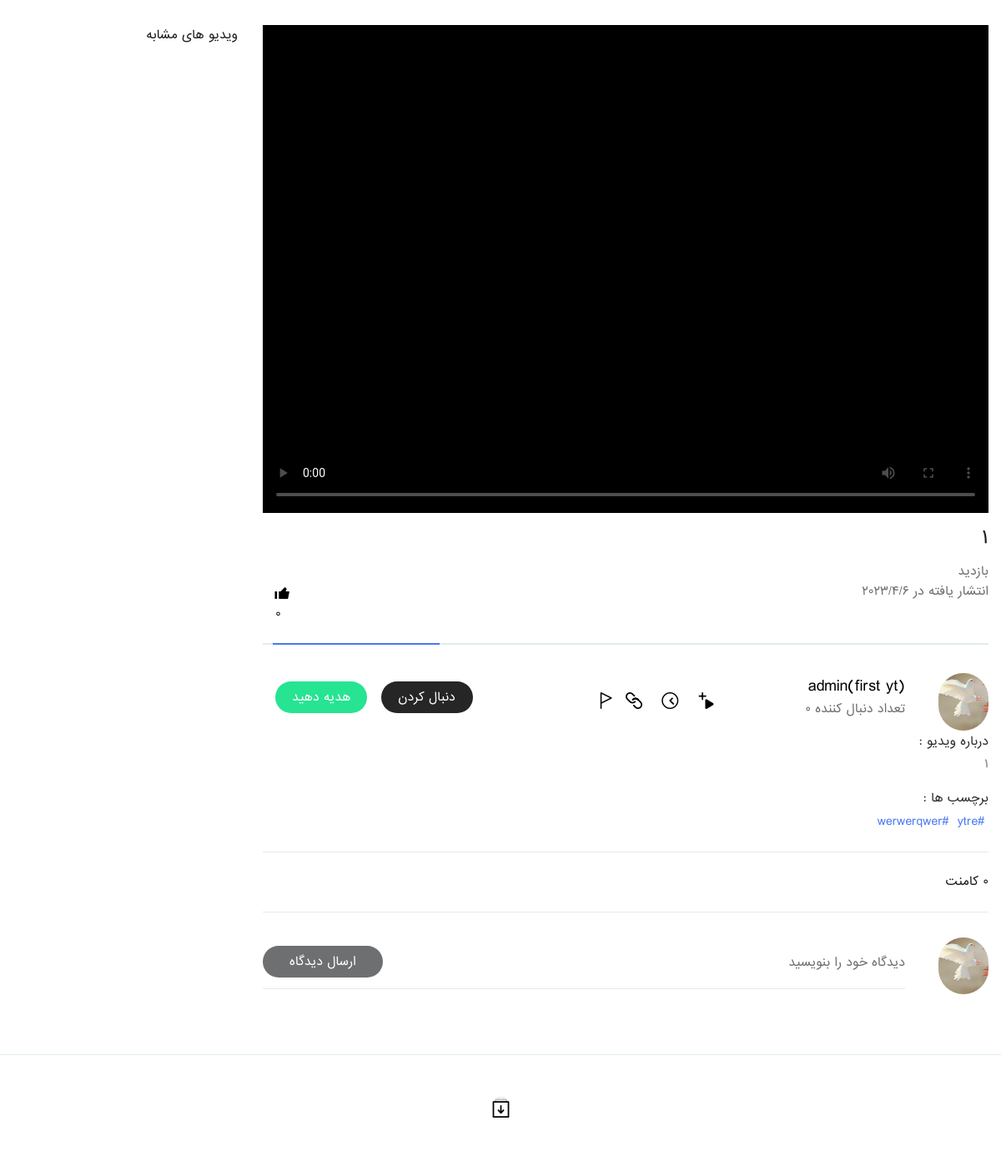
Screenshot of /video_detail/2/ (signed in) with the database file from the repository.
### youtube/models.py (models this page shows, shortened)
class Video(models.Model,HitCountMixin):
    youtuber = models.ForeignKey('account.Profile',on_delete=models.CASCADE)
    title = models.CharField(max_length=255)
    description = RichTextUploadingField()
    category = models.ForeignKey('Category',on_delete=models.PROTECT,null=True)
    video = models.FileField()
    video_time = models.CharField(max_length=15,null=True,blank=True)
    thumbnail = models.ImageField()
    monetize = models.BooleanField(default=True)
    tags = models.ManyToManyField('VideoTag')
    like = models.ManyToManyField('account.Profile',related_name='like')
    hit_count_generic = GenericRelation(HitCount, object_id_field='object_pk',related_query_name='hit_count_generic_relation')
    published = models.BooleanField(default=False)
    show = models.BooleanField(default=True)
    created = models.DateTimeField(auto_now_add=True)
    updated = models.DateTimeField(auto_now=True)
    objects = VideoManager()
    @property
    def visited(self):
        hit_count = get_hitcount_model().objects.get_for_object(self)
        return hit_count.hits

class VideoTag(models.Model):
    name = models.CharField(max_length=155,null=True)

### account/models.py (models this page shows, shortened)
class Profile(models.Model):
    user = models.ForeignKey(User,on_delete=models.CASCADE)
    follow = models.ManyToManyField('Profile',blank=True)
    channel_name = models.CharField(max_length=30,null=True,unique=True)
    image = models.ImageField(null=True,blank=True)
    banner = models.ImageField(null=True,blank=True)
    description = models.TextField()
    links = RichTextField(null=True)
    created_date = models.DateTimeField(auto_now_add=True)
    updated_date = models.DateTimeField(auto_now=True)
    @property
    def count_followers(self):
        followers_count = Profile.follow.through.objects.filter(to_profile=self).count()
        return followers_count

### youtube/views.py (the view)
# urls.py: path('video_detail/<id>/',views.video_detail,name='video_detail'),
@login_required(login_url='/login/')
def video_detail(request,id):
    is_play_list = False
    play_list = []
    if request.GET.get('playlist'):
        is_play_list = True
        play_list = PlayList.objects.get(id=request.GET.get('playlist'))
    video = Video.objects.get(id=id,published=True)
    comments = Comment.objects.filter(video=video,is_show=True).order_by('-is_pin_comment','-created')
    is_followed = bool(video.youtuber in request.profile.follow.all())
    ids=video.tags.values_list('id',flat=True)
    similar_videos = Video.objects.all_video(tags__in=ids).exclude(id=id)
    similar_videos = similar_videos.annotate(s_count=Count('tags')).order_by('-s_count','-created')[:6]
    hit_count = get_hitcount_model().objects.get_for_object(video)
    HitCountMixin.hit_count(request, hit_count)
    context = {
        'video' : video,
        'is_followed' : is_followed,
        'similar_videos': similar_videos,
        'comments' : comments,
        'is_play_list' : is_play_list,
        'play_list' : play_list,
    }
    return render(request,'video_detail.html',context)

### youtube/models.py (called while the page is built)
    def all_video(self,**kwargs):
        return Video.objects.filter(published=True,**kwargs)

### templates/video_detail.html (shortened to what this page needs)
{% extends 'base.html' %}
{% load static %}
{% block body %}
<section class="mn-sec">
	<div class="container">
		<div class="row">
			<div class="col-lg-9">
				<div class="mn-vid-sc single_video">
					<div class="vid-1">
						<div class="vid-pr">
							<video
								id="my-video"
								class="video-js"
								controls
								preload="auto"
								width="640"
								height="264"
								poster="{{video.thumbnail.url}}"
								data-setup="{}"
								>
								<source src="{{video.video.url}}" type="video/mp4" />
								<source src="{% static 'demo_video.html' %}" type="video/webm" />
							</video>
						</div>
						<div class="vid-info">
							<h3>{{video.title}}</h3>
							<div class="info-pr">
								<span>{{video.visited}} بازدید</span>
								<br>
								<span>انتشار یافته در {{video.created.year}}/{{video.created.month}}/{{video.created.day}}</span>
								<ul class="pr_links">
									<li>
										<button id="like-video" data-toggle="tooltip" data-placement="top">
											<i class="icon-thumbs_up_fill"></i>
										</button>
										<div id="like-number">{{video.like.all.count}}</div>
									</li>
								</ul>
								<div class="clearfix"></div>
							</div>
						</div>
					</div>
					<div class="abt-mk">
						<div class="info-pr-sec">
							<div class="vcp_inf cr">
								<div class="vc_hd">
									<img src="{{video.youtuber.image.url}}" alt="">
								</div>
								<div class="vc_info pr">
									<h4><a href="#" title="">{{video.youtuber.channel_name}}</a></h4>
									<span>تعداد دنبال کننده  {{video.youtuber.count_followers}}</span>
								</div>
							</div>
							<ul class="chan_cantrz">
								<li>
									{% if is_followed %}
									<a href="javascript:void(0)" id="follow-button" title=""  class="subscribe">دنبال می کنید</a>
									{% else %}
									<a href="javascript:void(0)" id="follow-button" title=""  class="subscribe">دنبال کردن</a>
									{% endif %}
								</li>
								<li>
									<a href="#" title="" class="donate">هدیه دهید</a>
								</li>
							</ul>
							<ul class="df-list">
								<li>
									<button id='add-to-playlist' data-toggle="tooltip" data-placement="top" title="افزودن به لیست پخش">
										<i class="icon-add_to_playlist"></i>
									</button>
								</li>
								<li>
									<button class='watch_later' data-videoid='{{video.id}}' data-toggle="tooltip" data-placement="top" title="بعدا میبینم">
										<i class="icon-watch_later"></i>
									</button>
								</li>
								<li>
									<button data-toggle="tooltip" data-placement="top" title="اشتراک">
										<i class="icon-share"></i>
									</button>
								</li>
								<li>
									<button data-toggle="tooltip" data-placement="top" title="گزارش تخلف">
										<i class="icon-flag"></i>
									</button>
								</li>
							</ul>
							<div class="clearfix"></div>
						</div>
						<div class="about-ch-sec">
							<div class="abt-rw">
								<h4>درباره ویدیو : </h4>
								{{video.description|safe}}
							</div>
							<div class="abt-rw tgs">
								<h4>برچسب ها : </h4>
								<ul>
									{% for tag in video.tags.all %}
									<li><a href="#" title="{{tag.name}}">#{{tag.name}}</a></li>
									{% endfor %}
								</ul>
							</div>
						</div>
					</div>
					<div class="cmt-bx">
						<ul class="cmt-pr">
							<li><span>{{comments.count}}</span> کامنت</li>
						</ul>
						<div class="clearfix"></div>
						<div class="vcp_inf pc">
							<div class="vc_hd">
								<img src="{{request.profile.image.url}}" alt="">
							</div>
							<form method='get'>
								<input id='comment-body' type="text" name='body' placeholder="دیدگاه خود را بنویسید" required='required'>
								<button id='save-comment' type="submit">ارسال دیدگاه</button>
							</form>
						</div>
					</div>
				</div>
			</div>
			<div class="col-lg-3">
				<div class="sidebar">
					<div class="vidz-prt">
						<h2 class="sm-vidz">ویدیو های مشابه</h2>
						<div class="clearfix"></div>
					</div>
				</div>
			</div>
		</div>
	</div>
</section>
<section class="more_items_sec text-center">
	<div class="container">
		<a href="#" title="">
		</a>
	</div>
</section>
{% endblock body %}

### static/css/thumbs-embedded.css (style rules this page uses)
[class^="icon-"]:before, [class*=" icon-"]:before { font-family: "thumbs"; font-style: normal; font-weight: normal; speak: none; display: inline-block; text-decoration: inherit; width: 1em; margin-right: .2em; text-align: center; font-variant: normal; text-transform: none; line-height: 1em; margin-left: .2em; }
.icon-flag:before { content: '\e803'; }
.icon-share:before { content: '\e825'; }
.icon-thumbs_up_fill:before { content: '\e82c'; }
.icon-watch_later:before { content: '\e82f'; }
.icon-add_to_playlist:before { content: '\e831'; }

### static/css/video-js.css (style rules this page uses)
.video-js { display: block; vertical-align: top; box-sizing: border-box; color: #fff; background-color: #000; position: relative; padding: 0; font-size: 10px; line-height: 1; font-weight: normal; font-style: normal; font-family: Arial, Helvetica, sans-serif; word-break: initial; }

### static/css/responsive.css (style rules this page uses)
@media (max-width: 1200px) { .container { max-width: 100%;padding: 0 15px; } }
@media (max-width: 1200px) { .sm-vidz { font-size: 14px; } }
@media (max-width: 1200px) { .abt-mk .info-pr-sec .vc_info.pr { padding-left: 20px; } }
@media (max-width: 1200px) { .abt-mk p { padding-left: 0; } }
@media (max-width: 1200px) { .more_items_sec { padding: 50px 0; } }
@media (max-width: 1200px) { .about-ch-sec { padding-left: 0; } }
@media (max-width: 1200px) { .abt-mk .info-pr-sec { margin-bottom: 10px; } }

### static/css/color.css (style rules this page uses)
.vid_thums li a.active, .vid_thums li a:hover, .verify_ic i, .cmt-pr li span:hover a, .cmt-pr li span:hover i, .rt-cmt:hover, .coments > a:hover, .suggestions p a .mm_menu li:hover a, .mm_menu li:hover i, .m_linkz .mm_menu li a:hover, .social_links li a:hover, .abt-rw.tgs ul li a, .more-ch:hover, .lnks li a:hover, .search_form form button:hover { color:#4878f2; }
.pr_links:before, .mm_menu .switch input:checked + .slider { background-color:#4878f2; }

### rows the page displays
Video: title "1", created.year "2023", created.month "4", created.day "6", like.all.count "0", youtuber.image (picture), youtuber.channel_name "admin(first yt)", youtuber.count_followers "0", description "1"
VideoTag: name "ytre"
VideoTag: name "werwerqwer"
Profile: profile.image (picture)

### other values shown
{{ comments.count }} "0"
